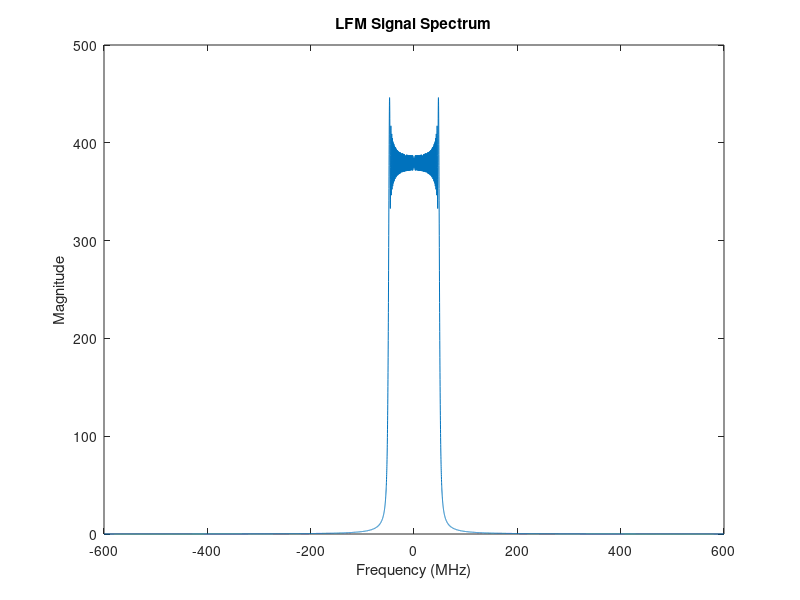
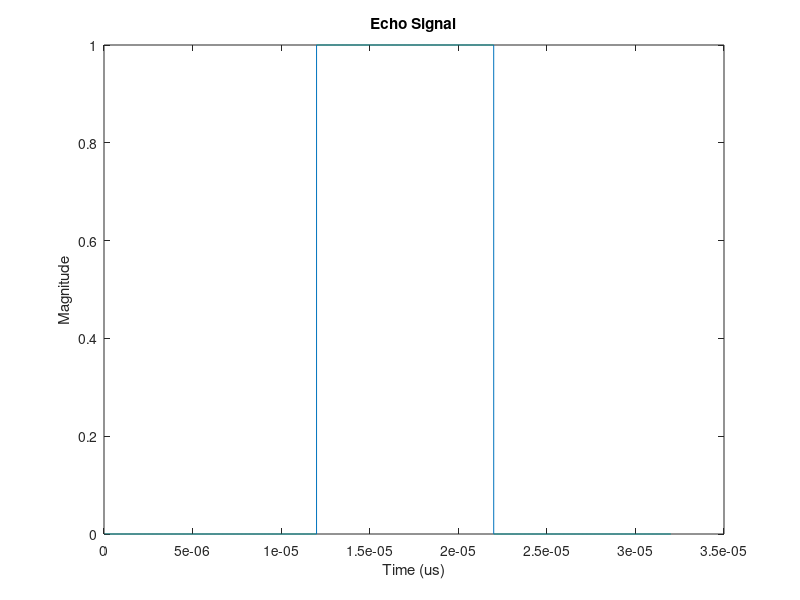
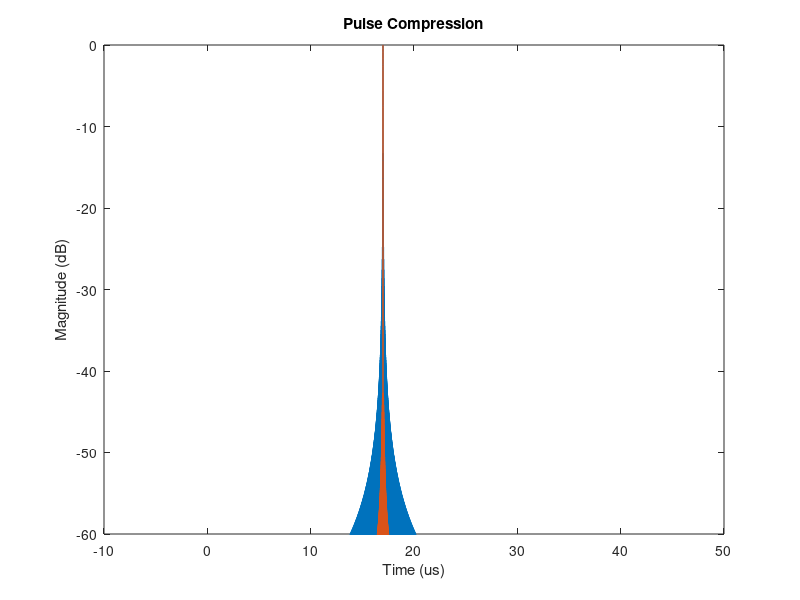

MATLAB code for these plots, in order:
Tp = 10e-6; % 10us
B = 100e6; % 100MHz
alpha = 6;
timeRange = 32e-6;
delay = 17e-6;
fs = round(2*B*alpha);
gamma = B/Tp;
normalized2dB = @(x) 20*log10(abs(x)/max(abs(x)));

%% Reference Signal
referenceN = floor(Tp*fs + 1);
referenceTime = -Tp/2:1/fs:Tp/2;
referenceSignal = exp(1i*pi*gamma*referenceTime.^2);
referenceF = (-(referenceN - 1)/2:(referenceN - 1)/2)/referenceN*fs;
figure;
plot(referenceF/1e6, abs(fftshift(fft(referenceSignal))));
xlabel('Frequency (MHz)');
ylabel('Magnitude');
title('LFM Signal Spectrum');

%% Echo Signal
receivingN = timeRange*fs + 1;
receivingTime = 0:1/fs:timeRange;
receivingSignal = zeros(1, receivingN);
receivingDelayN = round(delay*fs - referenceN/2);
receivingSignal(receivingDelayN:receivingDelayN + referenceN - 1) = referenceSignal;
figure;
plot(receivingTime, abs(receivingSignal));
xlabel('Time (us)');
ylabel('Magnitude');
title('Echo Signal');

%% Pulse Compression
matchedFilterN = 2^nextpow2(referenceN + receivingN - 1);
matchedFilterTime_referenceSignal = (0:matchedFilterN - 1)/fs - Tp/2;
matchedFilter_referenceSignal = conj(flip(referenceSignal));
matchedFilterH_referenceSignal = fft(matchedFilter_referenceSignal, matchedFilterN);
matchedFilterOutput_referenceSignal = ifft(matchedFilterH_referenceSignal.*fft(receivingSignal, matchedFilterN));
matchedFilterWindowed_referenceSignal = conj(flip(referenceSignal.*hamming(referenceN)'));
matchedFilterWindowedH_referenceSignal = fft(matchedFilterWindowed_referenceSignal, matchedFilterN);
matchedFilterWindowedOutput_referenceSignal = ifft(matchedFilterWindowedH_referenceSignal.*fft(receivingSignal, matchedFilterN));
figure;
plot(matchedFilterTime_referenceSignal*1e6, normalized2dB(matchedFilterOutput_referenceSignal), matchedFilterTime_referenceSignal*1e6, normalized2dB(matchedFilterWindowedOutput_referenceSignal));
ylim([-60, 0]);
xlabel('Time (us)');
ylabel('Magnitude (dB)');
title('Pulse Compression');